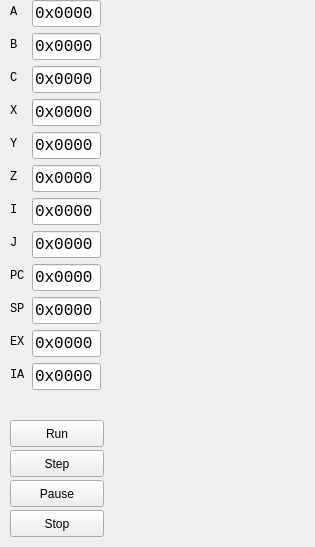
<?xml version="1.0" encoding="UTF-8"?>
<ui version="4.0">
 <class>registers</class>
 <widget class="QWidget" name="registers">
  <property name="geometry">
   <rect>
    <x>0</x>
    <y>0</y>
    <width>315</width>
    <height>547</height>
   </rect>
  </property>
  <property name="windowTitle">
   <string>Form</string>
  </property>
  <widget class="QWidget" name="formLayoutWidget">
   <property name="geometry">
    <rect>
     <x>10</x>
     <y>0</y>
     <width>91</width>
     <height>416</height>
    </rect>
   </property>
   <layout class="QFormLayout" name="formLayout">
    <property name="fieldGrowthPolicy">
     <enum>QFormLayout::AllNonFixedFieldsGrow</enum>
    </property>
    <item row="0" column="0">
     <widget class="QLabel" name="label">
      <property name="font">
       <font>
        <family>Monospace</family>
       </font>
      </property>
      <property name="text">
       <string>A</string>
      </property>
     </widget>
    </item>
    <item row="0" column="1">
     <widget class="QLineEdit" name="reg_A">
      <property name="font">
       <font>
        <family>Monospace</family>
        <pointsize>12</pointsize>
       </font>
      </property>
      <property name="text">
       <string>0x0000</string>
      </property>
      <property name="readOnly">
       <bool>true</bool>
      </property>
     </widget>
    </item>
    <item row="1" column="0">
     <widget class="QLabel" name="label_2">
      <property name="font">
       <font>
        <family>Monospace</family>
       </font>
      </property>
      <property name="text">
       <string>B</string>
      </property>
     </widget>
    </item>
    <item row="1" column="1">
     <widget class="QLineEdit" name="reg_B">
      <property name="font">
       <font>
        <family>Monospace</family>
        <pointsize>12</pointsize>
       </font>
      </property>
      <property name="text">
       <string>0x0000</string>
      </property>
      <property name="readOnly">
       <bool>true</bool>
      </property>
     </widget>
    </item>
    <item row="2" column="0">
     <widget class="QLabel" name="label_3">
      <property name="font">
       <font>
        <family>Monospace</family>
       </font>
      </property>
      <property name="text">
       <string>C</string>
      </property>
     </widget>
    </item>
    <item row="2" column="1">
     <widget class="QLineEdit" name="reg_C">
      <property name="font">
       <font>
        <family>Monospace</family>
        <pointsize>12</pointsize>
       </font>
      </property>
      <property name="text">
       <string>0x0000</string>
      </property>
      <property name="readOnly">
       <bool>true</bool>
      </property>
     </widget>
    </item>
    <item row="3" column="0">
     <widget class="QLabel" name="label_5">
      <property name="font">
       <font>
        <family>Monospace</family>
       </font>
      </property>
      <property name="text">
       <string>X</string>
      </property>
     </widget>
    </item>
    <item row="4" column="0">
     <widget class="QLabel" name="label_6">
      <property name="font">
       <font>
        <family>Monospace</family>
       </font>
      </property>
      <property name="text">
       <string>Y</string>
      </property>
     </widget>
    </item>
    <item row="5" column="0">
     <widget class="QLabel" name="label_4">
      <property name="font">
       <font>
        <family>Monospace</family>
       </font>
      </property>
      <property name="text">
       <string>Z</string>
      </property>
     </widget>
    </item>
    <item row="6" column="0">
     <widget class="QLabel" name="label_7">
      <property name="font">
       <font>
        <family>Monospace</family>
       </font>
      </property>
      <property name="text">
       <string>I</string>
      </property>
     </widget>
    </item>
    <item row="7" column="0">
     <widget class="QLabel" name="label_8">
      <property name="font">
       <font>
        <family>Monospace</family>
       </font>
      </property>
      <property name="text">
       <string>J</string>
      </property>
     </widget>
    </item>
    <item row="3" column="1">
     <widget class="QLineEdit" name="reg_X">
      <property name="font">
       <font>
        <family>Monospace</family>
        <pointsize>12</pointsize>
       </font>
      </property>
      <property name="text">
       <string>0x0000</string>
      </property>
      <property name="readOnly">
       <bool>true</bool>
      </property>
     </widget>
    </item>
    <item row="4" column="1">
     <widget class="QLineEdit" name="reg_Y">
      <property name="font">
       <font>
        <family>Monospace</family>
        <pointsize>12</pointsize>
       </font>
      </property>
      <property name="text">
       <string>0x0000</string>
      </property>
      <property name="readOnly">
       <bool>true</bool>
      </property>
     </widget>
    </item>
    <item row="5" column="1">
     <widget class="QLineEdit" name="reg_Z">
      <property name="font">
       <font>
        <family>Monospace</family>
        <pointsize>12</pointsize>
       </font>
      </property>
      <property name="text">
       <string>0x0000</string>
      </property>
      <property name="readOnly">
       <bool>true</bool>
      </property>
     </widget>
    </item>
    <item row="6" column="1">
     <widget class="QLineEdit" name="reg_I">
      <property name="font">
       <font>
        <family>Monospace</family>
        <pointsize>12</pointsize>
       </font>
      </property>
      <property name="text">
       <string>0x0000</string>
      </property>
      <property name="readOnly">
       <bool>true</bool>
      </property>
     </widget>
    </item>
    <item row="7" column="1">
     <widget class="QLineEdit" name="reg_J">
      <property name="font">
       <font>
        <family>Monospace</family>
        <pointsize>12</pointsize>
       </font>
      </property>
      <property name="text">
       <string>0x0000</string>
      </property>
      <property name="readOnly">
       <bool>true</bool>
      </property>
     </widget>
    </item>
    <item row="8" column="0">
     <widget class="QLabel" name="label_9">
      <property name="font">
       <font>
        <family>Monospace</family>
       </font>
      </property>
      <property name="text">
       <string>PC</string>
      </property>
     </widget>
    </item>
    <item row="9" column="0">
     <widget class="QLabel" name="label_10">
      <property name="font">
       <font>
        <family>Monospace</family>
       </font>
      </property>
      <property name="text">
       <string>SP</string>
      </property>
     </widget>
    </item>
    <item row="10" column="0">
     <widget class="QLabel" name="label_11">
      <property name="font">
       <font>
        <family>Monospace</family>
       </font>
      </property>
      <property name="text">
       <string>EX</string>
      </property>
     </widget>
    </item>
    <item row="11" column="0">
     <widget class="QLabel" name="label_12">
      <property name="font">
       <font>
        <family>Monospace</family>
       </font>
      </property>
      <property name="text">
       <string>IA</string>
      </property>
     </widget>
    </item>
    <item row="9" column="1">
     <widget class="QLineEdit" name="reg_SP">
      <property name="font">
       <font>
        <family>Monospace</family>
        <pointsize>12</pointsize>
       </font>
      </property>
      <property name="text">
       <string>0x0000</string>
      </property>
      <property name="readOnly">
       <bool>true</bool>
      </property>
     </widget>
    </item>
    <item row="8" column="1">
     <widget class="QLineEdit" name="reg_PC">
      <property name="font">
       <font>
        <family>Monospace</family>
        <pointsize>12</pointsize>
       </font>
      </property>
      <property name="text">
       <string>0x0000</string>
      </property>
      <property name="readOnly">
       <bool>true</bool>
      </property>
     </widget>
    </item>
    <item row="10" column="1">
     <widget class="QLineEdit" name="reg_EX">
      <property name="font">
       <font>
        <family>Monospace</family>
        <pointsize>12</pointsize>
       </font>
      </property>
      <property name="text">
       <string>0x0000</string>
      </property>
      <property name="readOnly">
       <bool>true</bool>
      </property>
     </widget>
    </item>
    <item row="11" column="1">
     <widget class="QLineEdit" name="reg_IA">
      <property name="font">
       <font>
        <family>Monospace</family>
        <pointsize>12</pointsize>
       </font>
      </property>
      <property name="text">
       <string>0x0000</string>
      </property>
      <property name="readOnly">
       <bool>true</bool>
      </property>
     </widget>
    </item>
   </layout>
  </widget>
  <widget class="QPushButton" name="btn_run">
   <property name="geometry">
    <rect>
     <x>10</x>
     <y>420</y>
     <width>94</width>
     <height>27</height>
    </rect>
   </property>
   <property name="text">
    <string>Run</string>
   </property>
  </widget>
  <widget class="QPushButton" name="btn_step">
   <property name="geometry">
    <rect>
     <x>10</x>
     <y>450</y>
     <width>94</width>
     <height>27</height>
    </rect>
   </property>
   <property name="text">
    <string>Step</string>
   </property>
  </widget>
  <widget class="QPushButton" name="btn_stop">
   <property name="geometry">
    <rect>
     <x>10</x>
     <y>510</y>
     <width>94</width>
     <height>27</height>
    </rect>
   </property>
   <property name="text">
    <string>Stop</string>
   </property>
  </widget>
  <widget class="QPushButton" name="btn_pause">
   <property name="geometry">
    <rect>
     <x>10</x>
     <y>480</y>
     <width>94</width>
     <height>27</height>
    </rect>
   </property>
   <property name="text">
    <string>Pause</string>
   </property>
  </widget>
 </widget>
 <resources/>
 <connections/>
</ui>
